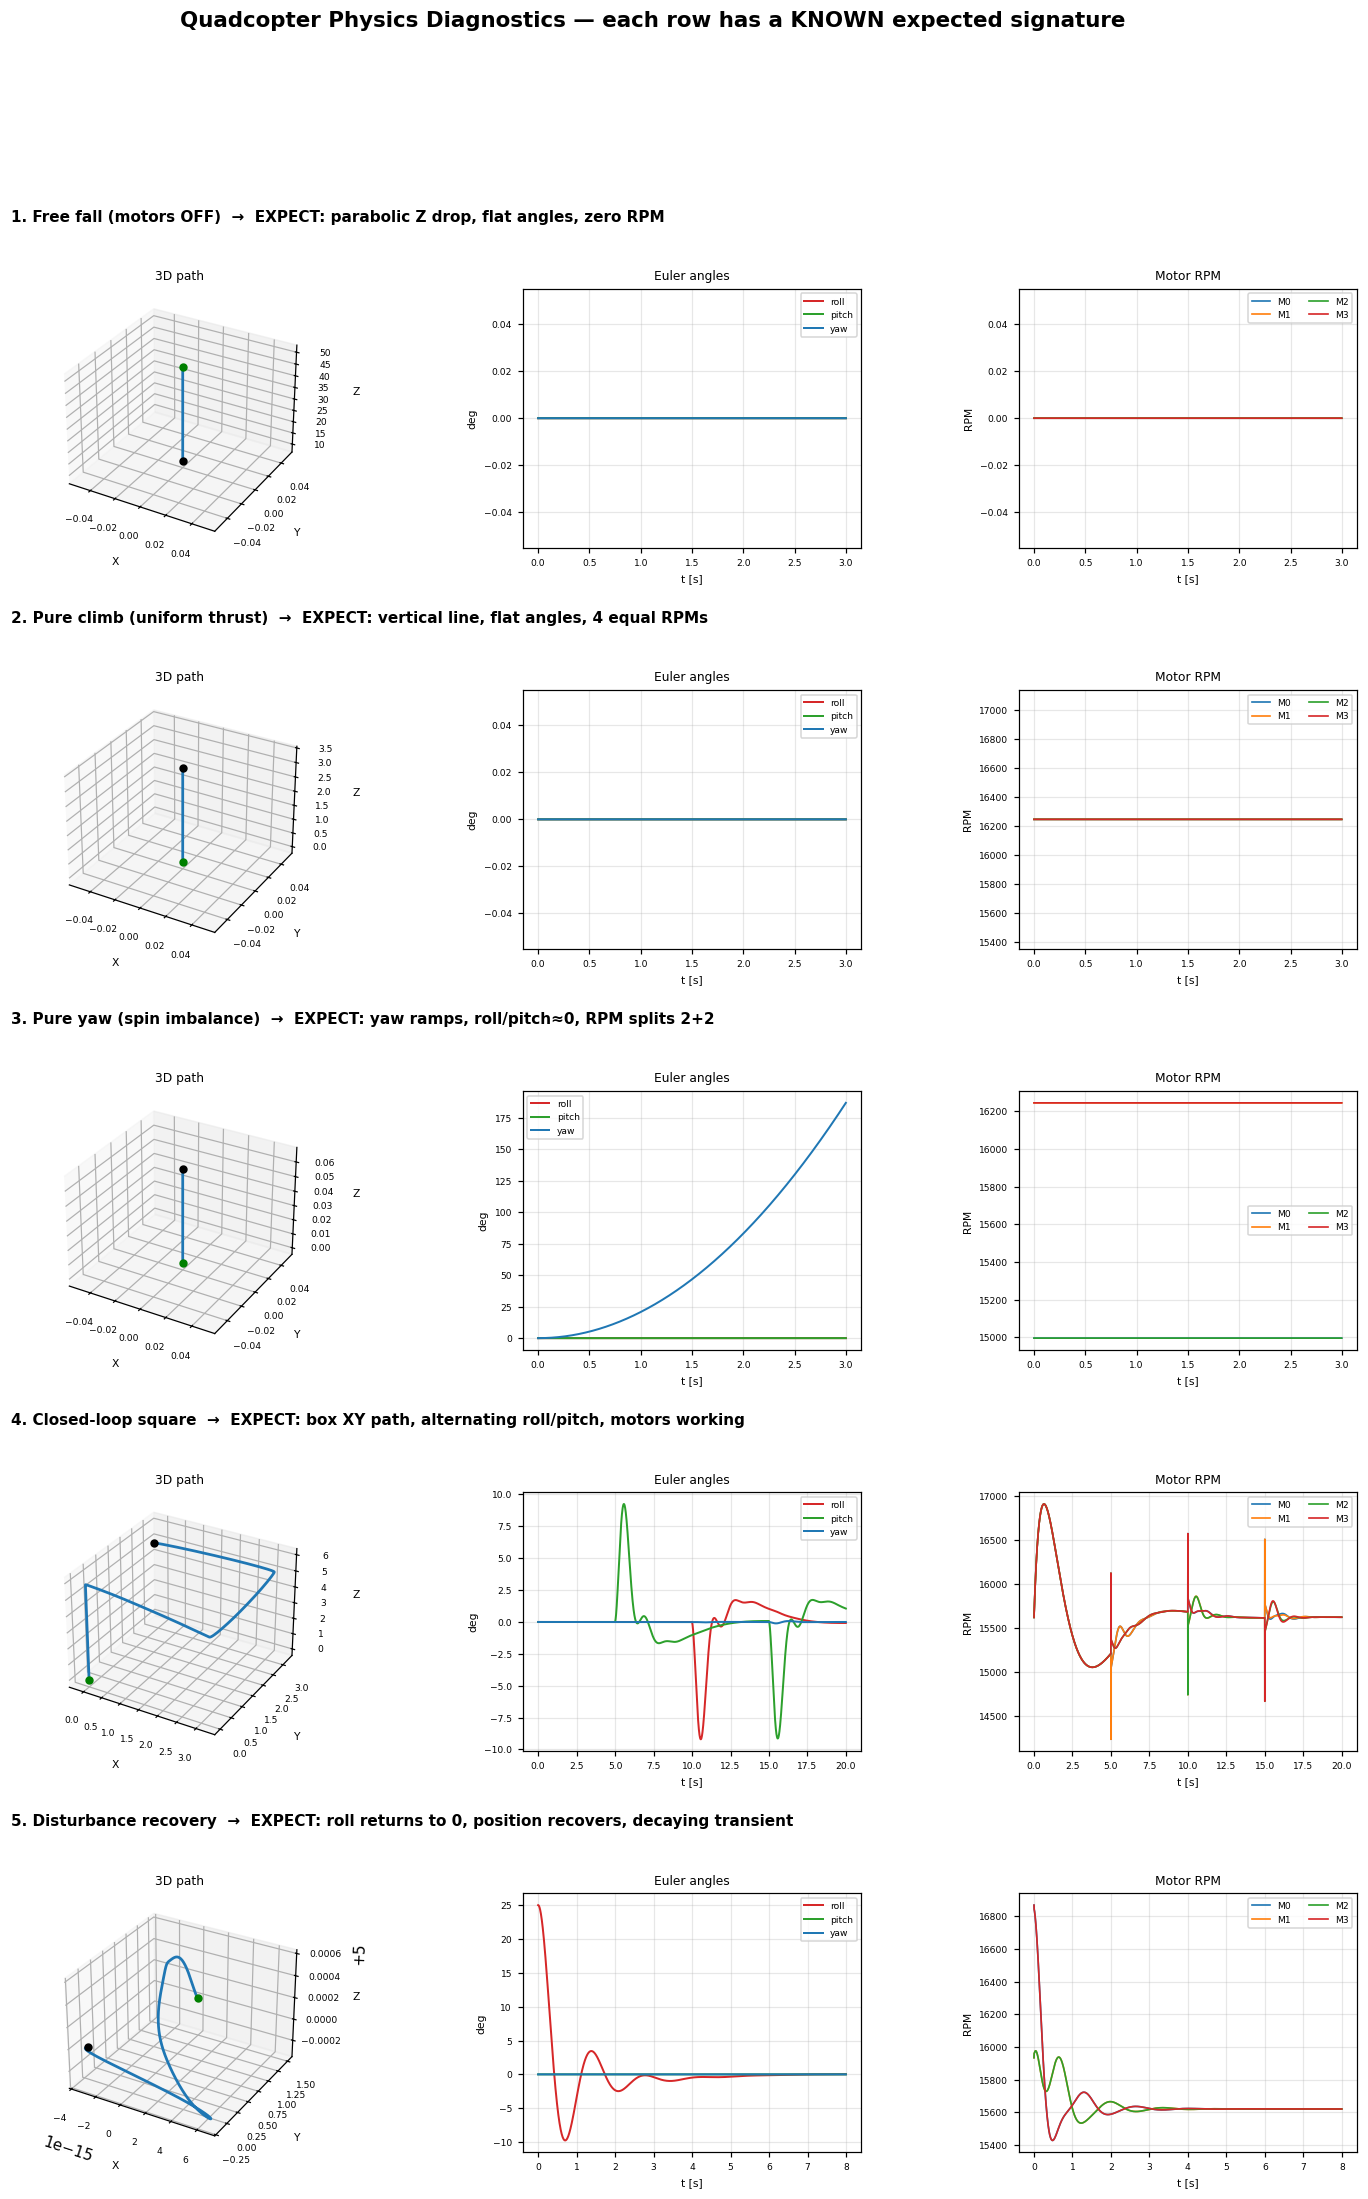

Here is the Python script that generated this plot:
"""
Visual physics diagnostics
==========================

The pytest suite proves the math is correct. This script complements it by
producing plots for scenarios whose shape you can verify by eye against physical
intuition. Each scenario has a KNOWN expected signature stated in its title, so
you can confirm the 3D trajectory, Euler-angle, and motor-RPM plots look right
rather than just trusting green checkmarks.

Scenarios:
  1. Open-loop free fall      -> parabola in Z, flat angles, motors at zero
  2. Open-loop pure climb     -> straight vertical line, flat angles, equal RPMs
  3. Open-loop pure yaw spin  -> yaw ramps linearly, roll/pitch flat, RPM split
  4. Closed-loop square path  -> box trajectory, alternating roll/pitch, RPM work
  5. Closed-loop disturbance  -> recovery to hover after a kick (stability proof)

Outputs a single multi-page figure: diagnostics.png
"""

import numpy as np
import matplotlib.pyplot as plt
from matplotlib import gridspec

from quad_sim import (
    QuadcopterPlant, ControlAllocator, CascadedPIDController, Simulation,
)


def open_loop_rollout(plant, omegas_fn, duration, dt=0.002, state0=None):
    """Integrate the plant with no controller; omegas_fn(t) -> (4,) speeds."""
    state = np.zeros(12) if state0 is None else state0.copy()
    t_hist, s_hist, o_hist = [], [], []
    n = int(duration / dt)
    for k in range(n):
        t = k * dt
        omegas = omegas_fn(t)
        t_hist.append(t); s_hist.append(state.copy()); o_hist.append(omegas.copy())
        state = plant.step_rk4(state, omegas, dt)
    return np.array(t_hist), np.array(s_hist), np.array(o_hist)


def panel(fig, gs_cell, t, S, O, plant, title, mode='full'):
    """
    Draw a compact 3-in-1 panel (mini 3D + angles + rpm) inside one grid cell.
    Returns nothing; draws onto fig.
    """
    inner = gridspec.GridSpecFromSubplotSpec(
        1, 3, subplot_spec=gs_cell, wspace=0.45, width_ratios=[1.1, 1, 1])
    rpm = O * 60.0 / (2 * np.pi)

    # 3D trajectory
    ax0 = fig.add_subplot(inner[0], projection='3d')
    ax0.plot(S[:, 0], S[:, 1], S[:, 2], color='tab:blue', lw=1.8)
    ax0.scatter(*S[0, 0:3], color='green', s=20)
    ax0.scatter(*S[-1, 0:3], color='black', s=20)
    ax0.set_xlabel('X', fontsize=7); ax0.set_ylabel('Y', fontsize=7)
    ax0.set_zlabel('Z', fontsize=7)
    ax0.tick_params(labelsize=6)
    ax0.set_title('3D path', fontsize=8)

    # Euler angles
    ax1 = fig.add_subplot(inner[1])
    ax1.plot(t, np.degrees(S[:, 6]), label='roll', color='tab:red', lw=1.3)
    ax1.plot(t, np.degrees(S[:, 7]), label='pitch', color='tab:green', lw=1.3)
    ax1.plot(t, np.degrees(S[:, 8]), label='yaw', color='tab:blue', lw=1.3)
    ax1.set_xlabel('t [s]', fontsize=7); ax1.set_ylabel('deg', fontsize=7)
    ax1.tick_params(labelsize=6); ax1.grid(alpha=0.3)
    ax1.legend(fontsize=6, loc='best'); ax1.set_title('Euler angles', fontsize=8)

    # Motor RPM
    ax2 = fig.add_subplot(inner[2])
    for i in range(4):
        ax2.plot(t, rpm[:, i], label=f'M{i}', lw=1.1)
    ax2.set_xlabel('t [s]', fontsize=7); ax2.set_ylabel('RPM', fontsize=7)
    ax2.tick_params(labelsize=6); ax2.grid(alpha=0.3)
    ax2.legend(fontsize=6, loc='best', ncol=2); ax2.set_title('Motor RPM', fontsize=8)

    # Scenario title spanning the row.
    ax0.text2D(-0.15, 1.25, title, transform=ax0.transAxes,
               fontsize=10, fontweight='bold', va='bottom')


def main():
    plant = QuadcopterPlant()
    hover = plant.omega_hover

    fig = plt.figure(figsize=(16, 22))
    gs = gridspec.GridSpec(5, 1, figure=fig, hspace=0.55)

    # ---- Scenario 1: free fall (motors off) ----
    # EXPECT: Z is a downward parabola; X,Y,angles flat; all RPMs at zero.
    s0 = np.zeros(12); s0[2] = 50.0
    t, S, O = open_loop_rollout(plant, lambda _t: np.zeros(4), 3.0, state0=s0)
    panel(fig, gs[0], t, S, O, plant,
          "1. Free fall (motors OFF)  →  EXPECT: parabolic Z drop, flat angles, zero RPM")

    # ---- Scenario 2: pure vertical climb ----
    # EXPECT: straight vertical line in 3D; angles flat at 0; 4 equal RPM traces.
    t, S, O = open_loop_rollout(plant, lambda _t: np.full(4, hover * 1.04), 3.0)
    panel(fig, gs[1], t, S, O, plant,
          "2. Pure climb (uniform thrust)  →  EXPECT: vertical line, flat angles, 4 equal RPMs")

    # ---- Scenario 3: pure yaw spin ----
    # EXPECT: yaw ramps ~linearly; roll/pitch stay flat; RPM splits into 2 pairs.
    def yaw_input(_t):
        o = np.full(4, hover)
        o[1] *= 1.04; o[3] *= 1.04   # CCW motors up
        o[0] *= 0.96; o[2] *= 0.96   # CW motors down
        return o
    t, S, O = open_loop_rollout(plant, yaw_input, 3.0)
    panel(fig, gs[2], t, S, O, plant,
          "3. Pure yaw (spin imbalance)  →  EXPECT: yaw ramps, roll/pitch≈0, RPM splits 2+2")

    # ---- Scenario 4: closed-loop square trajectory ----
    # EXPECT: box-shaped XY path; roll and pitch alternate as it changes heading
    # of travel; motors continuously working (not flat).
    alloc = ControlAllocator(plant)
    ctrl = CascadedPIDController(plant, alloc)
    sim = Simulation(plant, ctrl, control_hz=200.0)

    def square_path(t):
        z = 5.0 * (1 - np.exp(-t / 1.5))
        leg = int((t // 5) % 4)
        corners = [(0, 0), (3, 0), (3, 3), (0, 3)]
        x, y = corners[leg]
        return {'x': x, 'y': y, 'z': z, 'yaw': 0.0}

    sim.run(20.0, square_path)
    panel(fig, gs[3], sim.t_hist, sim.state_hist, sim.omega_hist, plant,
          "4. Closed-loop square  →  EXPECT: box XY path, alternating roll/pitch, motors working")

    # ---- Scenario 5: disturbance rejection ----
    # EXPECT: starts kicked (tilted + offset), controller drives angles back to
    # ~0 and position back to target; a clear decaying transient.
    ctrl2 = CascadedPIDController(plant, ControlAllocator(plant))
    sim2 = Simulation(plant, ctrl2, control_hz=200.0)
    x0 = np.zeros(12)
    x0[2] = 5.0                    # start at altitude
    x0[6] = np.radians(25.0)       # kicked 25 deg roll
    x0[1] = 1.5                    # and displaced in y
    sim2.run(8.0, lambda t: {'x': 0, 'y': 0, 'z': 5.0, 'yaw': 0}, x0=x0)
    panel(fig, gs[4], sim2.t_hist, sim2.state_hist, sim2.omega_hist, plant,
          "5. Disturbance recovery  →  EXPECT: roll returns to 0, position recovers, decaying transient")

    fig.suptitle("Quadcopter Physics Diagnostics — each row has a KNOWN expected signature",
                 fontsize=14, fontweight='bold', y=0.995)
    fig.savefig('diagnostics.png', dpi=110, bbox_inches='tight')
    print("Saved diagnostics.png")

    # Print quantitative checks alongside the visuals.
    print("\n--- Quantitative signatures ---")
    # Scenario 1 free-fall distance after 3 s:
    print(f"[1] free fall: dropped to z={S[-1, 2]:.2f} m (started 50, motors off)")
    # Scenario 3 final yaw:
    _, S3, _ = open_loop_rollout(plant, yaw_input, 3.0)
    print(f"[3] pure yaw: final yaw={np.degrees(S3[-1, 8]):.1f} deg, "
          f"roll={np.degrees(S3[-1, 6]):.3f}, pitch={np.degrees(S3[-1, 7]):.3f} (both ~0 expected)")
    # Scenario 5 recovery:
    print(f"[5] recovery: final roll={np.degrees(sim2.state_hist[-1, 6]):.2f} deg "
          f"(started 25), final y={sim2.state_hist[-1, 1]:.3f} m (started 1.5)")


if __name__ == '__main__':
    main()
